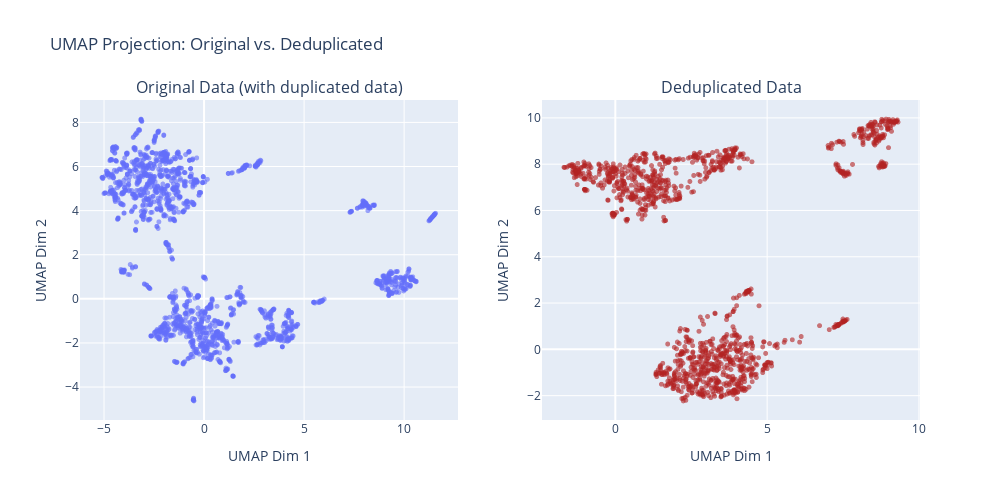

Notebook cell for this chart:
### Markdown cell above
# Réduction de dimensions
## UMAP

### Code cell
# 1) Fit and transform both datasets
reducer = umap.UMAP(n_components=2, random_state=123).fit(embeddings)
reducer_dedup = umap.UMAP(n_components=2, random_state=123).fit(embeddings_deduplicated)

df['x'], df['y'] = reducer.transform(embeddings).T
df_deduplicated['x'], df_deduplicated['y'] = reducer_dedup.transform(embeddings_deduplicated).T

# 2) Create a 1×2 subplot figure
fig = make_subplots(
    rows=1, cols=2,
    subplot_titles=("Original Data (with duplicated data)", "Deduplicated Data")
)

# 3) Add original UMAP scatter
fig.add_trace(
    go.Scattergl(
        x=df['x'], y=df['y'],
        mode='markers',
        marker=dict(opacity=0.6, size=5),
        name="Original"
    ),
    row=1, col=1
)

# 4) Add deduplicated UMAP scatter
fig.add_trace(
    go.Scattergl(
        x=df_deduplicated['x'], y=df_deduplicated['y'],
        mode='markers',
        marker=dict(opacity=0.6, size=5, color='firebrick'),
        name="Dedup"
    ),
    row=1, col=2
)

# 5) Axis titles & layout
for i in [1, 2]:
    fig.update_xaxes(title_text="UMAP Dim 1", row=1, col=i)
    fig.update_yaxes(title_text="UMAP Dim 2", row=1, col=i)

fig.update_layout(
    width=1000, height=500,
    title_text="UMAP Projection: Original vs. Deduplicated",
    showlegend=False
)

fig.show()

### Figure 1 — Plotly figure (JSON) as saved in the notebook; plotly's stock layout.template omitted (floating-point values rounded to 4 significant figures; data arrays with more than 128 entries replaced by an {"elided": "..."} marker saying what was removed)
{"data": [{"marker": {"opacity": 0.6, "size": 5}, "mode": "markers", "name": "Original", "type": "scattergl", "x": {"elided": "1853 float values"}, "xaxis": "x", "y": {"elided": "1853 float values"}, "yaxis": "y"}, {"marker": {"color": "firebrick", "opacity": 0.6, "size": 5}, "mode": "markers", "name": "Dedup", "type": "scattergl", "x": {"elided": "1263 float values"}, "xaxis": "x2", "y": {"elided": "1263 float values"}, "yaxis": "y2"}], "layout": {"annotations": [{"font": {"size": 16}, "showarrow": false, "text": "Original Data (with duplicated data)", "x": 0.225, "xanchor": "center", "xref": "paper", "y": 1, "yanchor": "bottom", "yref": "paper"}, {"font": {"size": 16}, "showarrow": false, "text": "Deduplicated Data", "x": 0.775, "xanchor": "center", "xref": "paper", "y": 1, "yanchor": "bottom", "yref": "paper"}], "height": 500, "showlegend": false, "title": {"text": "UMAP Projection: Original vs. Deduplicated"}, "width": 1000, "xaxis": {"anchor": "y", "domain": [0, 0.45], "title": {"text": "UMAP Dim 1"}}, "xaxis2": {"anchor": "y2", "domain": [0.55, 1], "title": {"text": "UMAP Dim 1"}}, "yaxis": {"anchor": "x", "domain": [0, 1], "title": {"text": "UMAP Dim 2"}}, "yaxis2": {"anchor": "x2", "domain": [0, 1], "title": {"text": "UMAP Dim 2"}}}}
